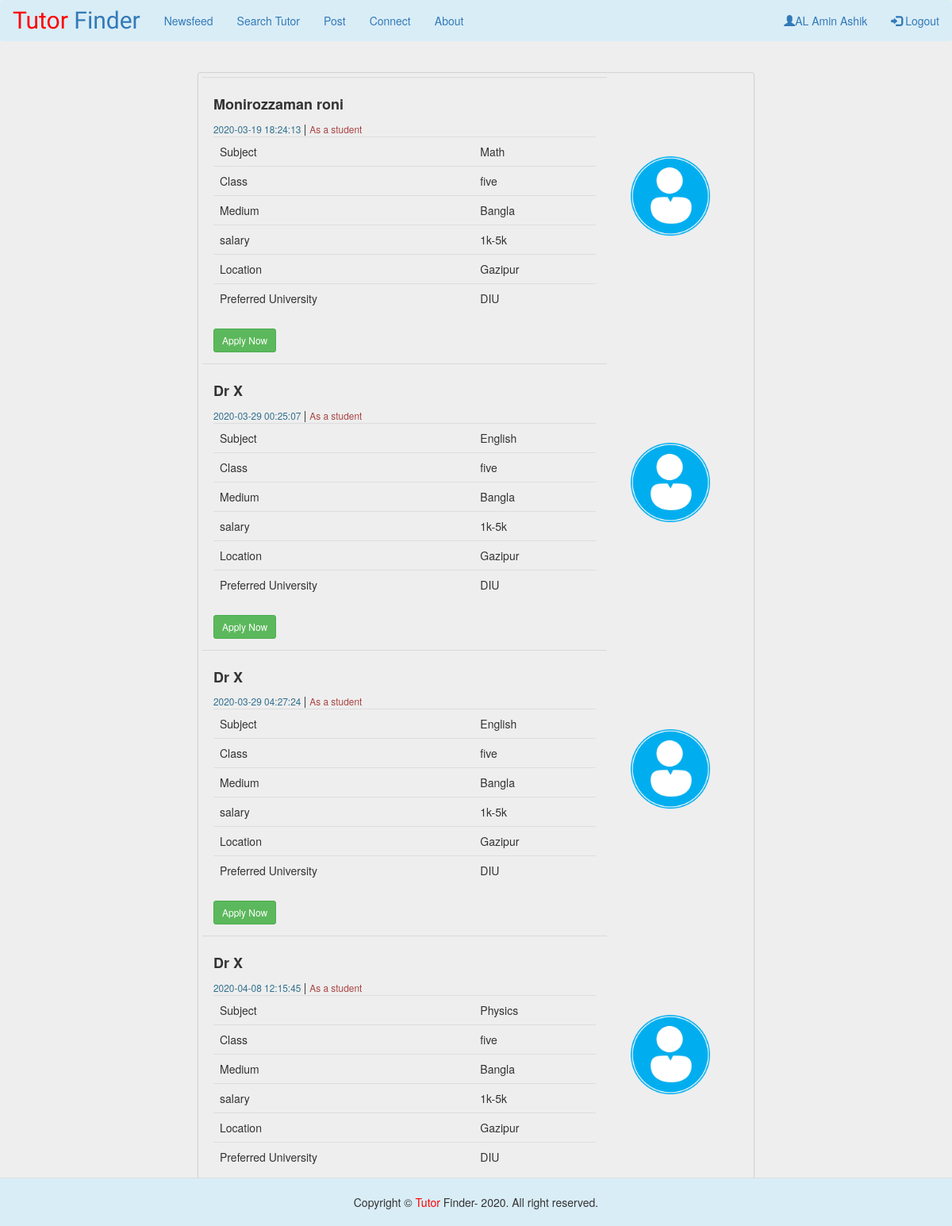
/home.php (signed in), run on the app's committed database.
### tables this page shows
CREATE TABLE `post` (
  `id` int(100) NOT NULL,
  `name` varchar(100) NOT NULL,
  `class` varchar(100) NOT NULL,
  `medium` varchar(100) NOT NULL,
  `srange` varchar(200) NOT NULL,
  `location` varchar(100) NOT NULL,
  `university` varchar(100) NOT NULL,
  `type` varchar(100) NOT NULL,
  `subject` varchar(255) DEFAULT NULL,
  `timedate` varchar(255) DEFAULT NULL,
  `isApprove` tinyint(1) DEFAULT NULL,
  `userId` varchar(255) DEFAULT NULL
);

### html/home.php (the view, shortened to what this page needs)
<!DOCTYPE html>
<html lang="en">
<head>
    <link rel="stylesheet" href="https://maxcdn.bootstrapcdn.com/bootstrap/3.4.1/css/bootstrap.min.css">
    <link rel="stylesheet" href="../css/style.css">
</head>
<body>
  <nav class="navbar bg-info">
    <div class="container-fluid">
      <div class="navbar-header">
        <a class="navbar-brand web_logo" href="index.php"><span style="color: red">Tutor</span> Finder</a>
      </div>
      <ul class="nav navbar-nav">
        <li class="active"><a href="home.php">Newsfeed</a></li>
        <li><a href="search.php">Search Tutor</a></li>
        <li><a href="add-post.php">Post</a></li>
        <li><a href="#">Connect</a></li>
        <li><a href="#">About</a></li>
      </ul>
      <ul class="nav navbar-nav navbar-right">
        <li><a href="signUp.php"><span class="glyphicon glyphicon-user"></span><?php session_start();
        echo $_SESSION['userName']; ?></a></li>
        <li><a href="index.php"><span class="glyphicon glyphicon-log-in"></span> Logout</a></li>
      </ul>
    </div>
  </nav>
<div class="container">
  <?php
  include 'connect.php';
  $sql = "SELECT * FROM post WHERE isApprove = true";
  $result = $conn->query($sql);
  if ($result->num_rows > 0) {?>
    <div class="card float-left">
      <?php while($row = $result->fetch_assoc())
      {?>
        <div class="row ">
          <div class="col-sm-9">
            <div class="card-block m">
              <h4 class="card-title font-weight-bold"><?php  echo "" . $row["name"]. " ";?></h4>
                <small class="text-info"><?php  echo "" . $row["timedate"]. " ";?></small> | <small class="text-info text-danger"><?php   echo "As a " . $row["type"]. "";?></small>
                  <table class="table table-hover">
                    <tbody>
                      <tr>
                        <td>Subject</td>
                        <td><?php  echo "" . $row["subject"]. " ";?></td>
                      </tr>
                      <tr>
                        <td>Class</td>
                        <td><?php  echo "" . $row["class"]. " ";?></td>
                      </tr>
                      <tr>
                        <td>Medium</td>
                        <td><?php  echo "" . $row["medium"]. " ";?></td>
                      </tr>
                      <tr>
                        <td>salary</td>
                        <td><?php  echo "" . $row["srange"]. " ";?></td>
                      </tr>
                      <tr>
                        <td>Location</td>
                        <td><?php  echo "" . $row["location"]. " ";?></td>
                      </tr>
                      <tr>
                        <td>Preferred University</td>
                        <td><?php  echo "" . $row["university"]. " ";?></td>
                      </tr>
                    </tbody>
                  </table>
                <a href="check-logged.php?postId=<?php  echo "" . $row["userId"]. " ";?>" class="btn btn-success btn-sm">Apply Now</a>
            </div>
          </div>
          <div class="col-sm-3">
            <img class="avatar" src="../images/profile-avater.png" alt="">
          </div>
        </div>
      <?php }
     } else
     {
      echo "No Post Found Now";
     }
    ?>
  </div>
</div>
<div class="fixedPositionInBelow">
<footer>
    <div class="bg-info">
        <div class="footer-bottom text-center">
            <div class="container">
                <p class=" copyright"> Copyright © <span style="color: red">Tutor</span> Finder- 2020. All right
                    reserved. </p>
            </div>
        </div>
    </div>
</footer>
</div>
</body>
</html>

### css/style.css (style rules this page uses)
body { background-color: #eee; }
.web_logo { font-family: 'Odibee Sans', cursive; font-size: 30px; }
.fixedPositionInBelow { position: fixed; left: 0; bottom: 0; width: 100%; text-align: center; }
.footer-bottom { margin-top: 2em; border-top: 1px solid #DDDDDD; padding-top: 20px; padding-bottom: 10px; }
.card-block { font-size: 1em; position: relative; margin: 0; padding: 1em; border: none; border-top: 1px solid rgba(34, 36, 38, .1); box-shadow: none; }
.card { font-size: 1em; overflow: hidden; padding: 5px; border: none; border-radius: .28571429rem; box-shadow: 0 1px 3px 0 #d4d4d5, 0 0 0 1px #d4d4d5; margin-top:20px; }
.btn { margin-top: auto; }
.card-title { font-weight: bold; }
.avatar { height: 100px; width: 100px; margin-top: 100px; }
@media (min-width: 768px) { .container { max-width: 730px; } }

### data on the page
post: name "Monirozzaman roni", timedate "2020-03-19 18:24:13", type "student", subject "Math", class "five", medium "Bangla", srange "1k-5k", location "Gazipur", university "DIU"
post: name "Dr X", timedate "2020-03-29 00:25:07", type "student", subject "English", class "five", medium "Bangla", srange "1k-5k", location "Gazipur", university "DIU"
post: name "Dr X", timedate "2020-03-29 04:27:24", type "student", subject "English", class "five", medium "Bangla", srange "1k-5k", location "Gazipur", university "DIU"
post: name "Dr X", timedate "2020-04-08 12:15:45", type "student", subject "Physics", class "five", medium "Bangla", srange "1k-5k", location "Gazipur", university "DIU"

### other printed values
$_SESSION['userName'] "AL Amin Ashik"
